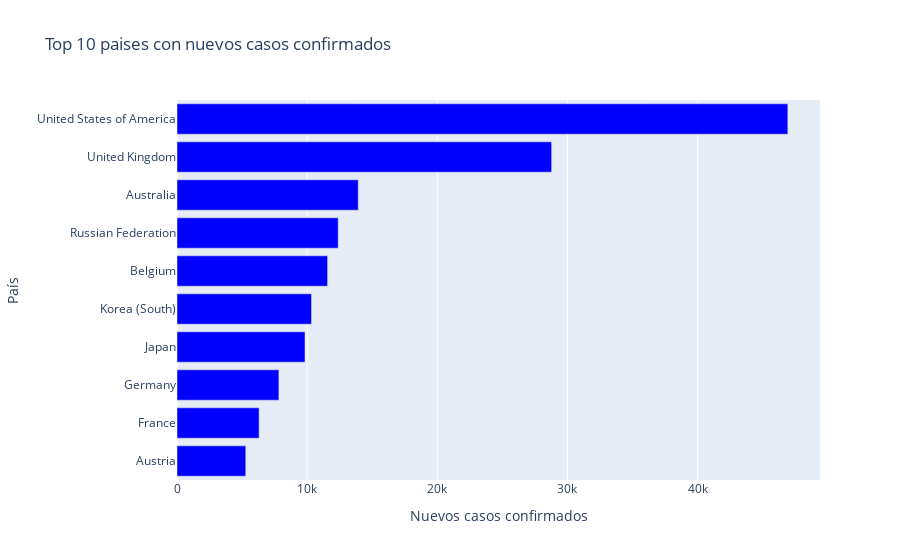

Notebook code cell kept with this figure:
### Code cell
NewConfirmed_top10 = df_clean.groupby('Country').max().sort_values('NewConfirmed', ascending=False)[:10]
horizontal_bar_chart(NewConfirmed_top10,NewConfirmed_top10.NewConfirmed, NewConfirmed_top10.index,
                     'Top 10 paises con nuevos casos confirmados', 'Nuevos casos confirmados','País','Blue')

### Figure 1 — Plotly figure (JSON) as saved in the notebook; plotly's stock layout.template omitted (floating-point values rounded to 4 significant figures)
{"data": [{"alignmentgroup": "True", "hovertemplate": "Nuevos casos confirmados=%{x}<br>País=%{y}<extra></extra>", "legendgroup": "", "marker": {"color": "Blue", "pattern": {"shape": ""}}, "name": "", "offsetgroup": "", "orientation": "h", "showlegend": false, "textposition": "auto", "type": "bar", "x": [46931, 28783, 13926, 12385, 11570, 10335, 9834, 7829, 6308, 5283], "xaxis": "x", "y": ["United States of America", "United Kingdom", "Australia", "Russian Federation", "Belgium", "Korea (South)", "Japan", "Germany", "France", "Austria"], "yaxis": "y"}], "layout": {"barmode": "relative", "legend": {"tracegroupgap": 0}, "title": {"text": "Top 10 paises con nuevos casos confirmados"}, "xaxis": {"anchor": "y", "domain": [0, 1], "title": {"text": "Nuevos casos confirmados"}}, "yaxis": {"anchor": "x", "categoryorder": "total ascending", "domain": [0, 1], "title": {"text": "País"}}}}
